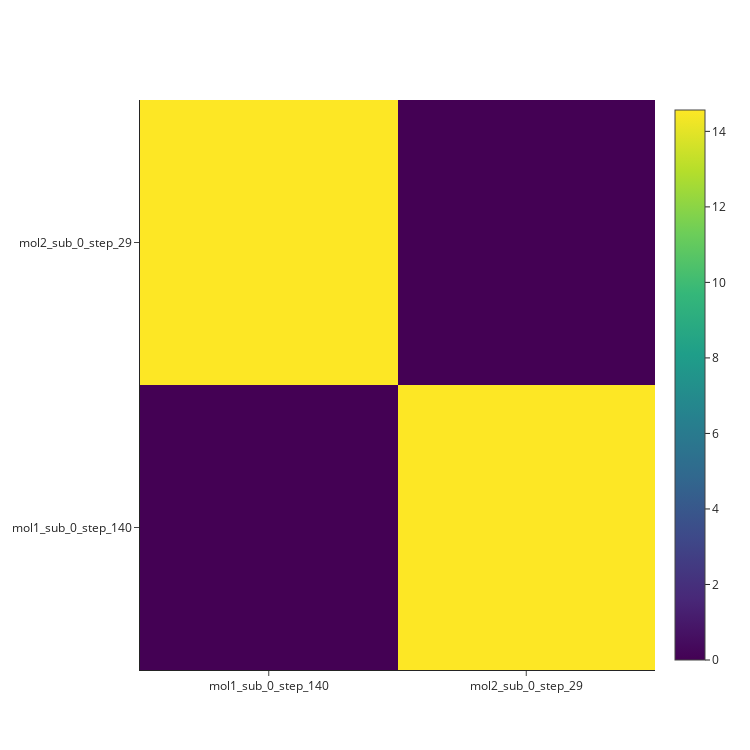

Notebook code cell kept with this figure:
### Code cell
CDT.PlotBestOutputRMSD(MolPath,RunName)

### Figure 1 — Plotly figure (JSON) as saved in the notebook; plotly's stock layout.template omitted (floating-point values rounded to 4 significant figures)
{"data": [{"type": "heatmap", "x": ["mol1_sub_0_step_140", "mol2_sub_0_step_29"], "y": ["mol1_sub_0_step_140", "mol2_sub_0_step_29"], "z": [[0, 14.57], [14.57, 0]]}], "layout": {"autosize": false, "height": 750, "showlegend": false, "width": 750}}
